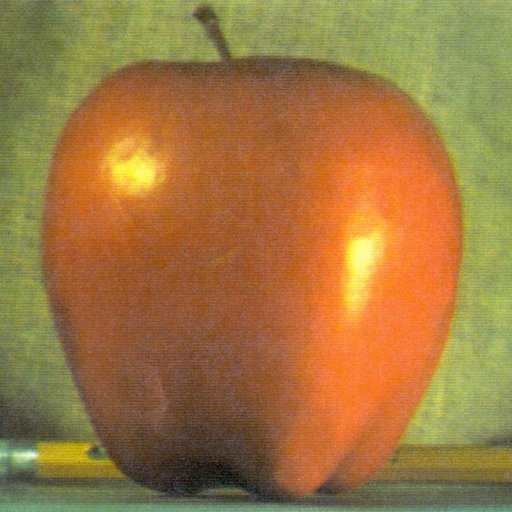
#> input picture myDay3/apple.jpg, 512 x 512 px
$ python bORDER.py
#> lines starting #> are read from the running program, lines starting #| are printed output that depends on the picture
#!/usr/bin/env python3
# -*- coding: utf-8 -*-
"""
Created on Thu Apr  4 16:50:35 2024

@author: ai-1
"""

import cv2 as cv
import numpy as np

img=cv.imread('apple.jpg')
#> img is the input picture: shape (512, 512, 3); mean B, G, R 64.8, 119.7, 159.1
x,y,c=img.shape
#> x = 512; y = 512; c = 3
print(x,y)
#| 512 512

m=x/10
#> m = 51.2
m=int(m)
#> m = 51
print(m)
#| 51
img[1:m,1:x]=[0,0,0]
img[511-m:511,1:511]=[0,0,0]

img[1:511,1:m]=[0,0,0]
img[1:511,511-m:512]=[0,0,0]
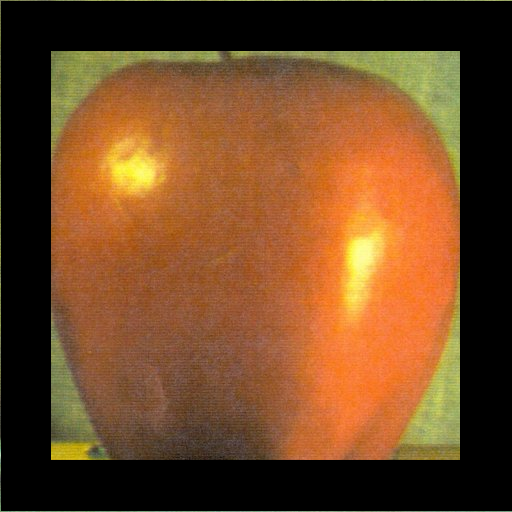
#> img: shape (512, 512, 3); mean B, G, R 36.3, 71.6, 112.7
cv.imshow('img',img)
cv.waitKey(0)
